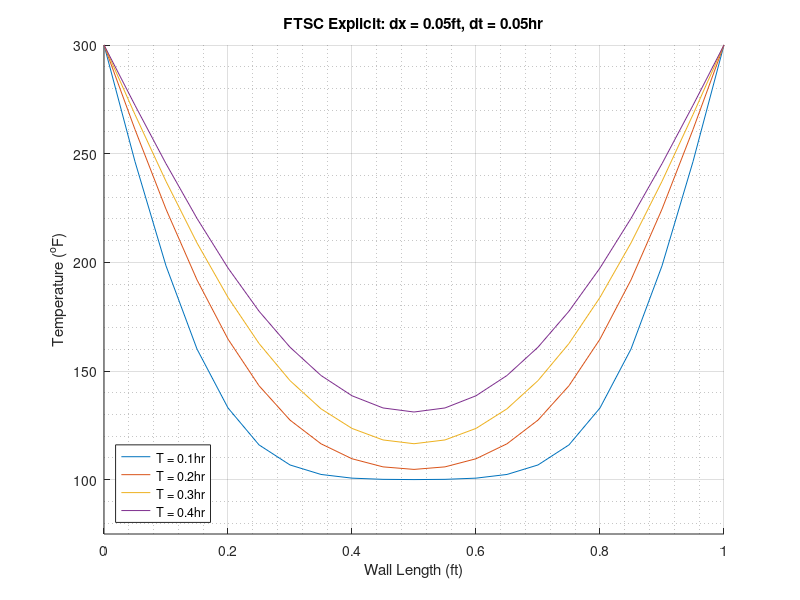
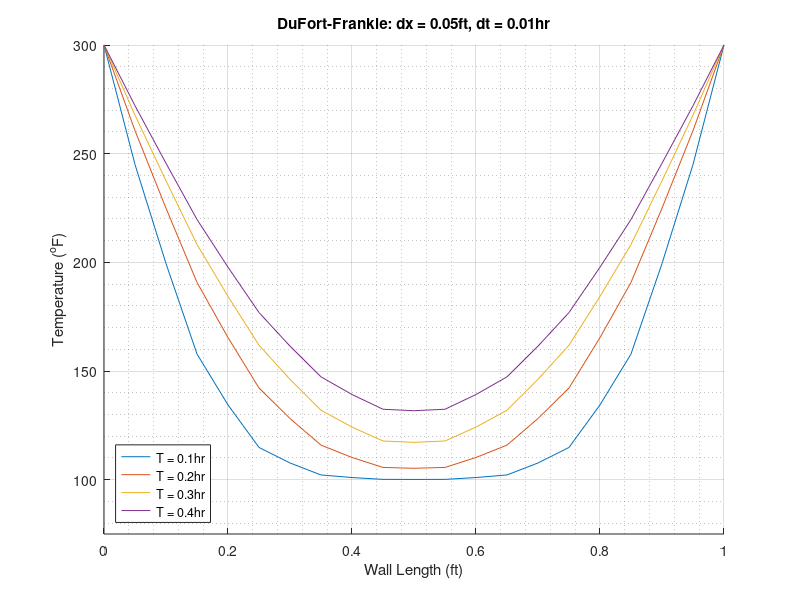
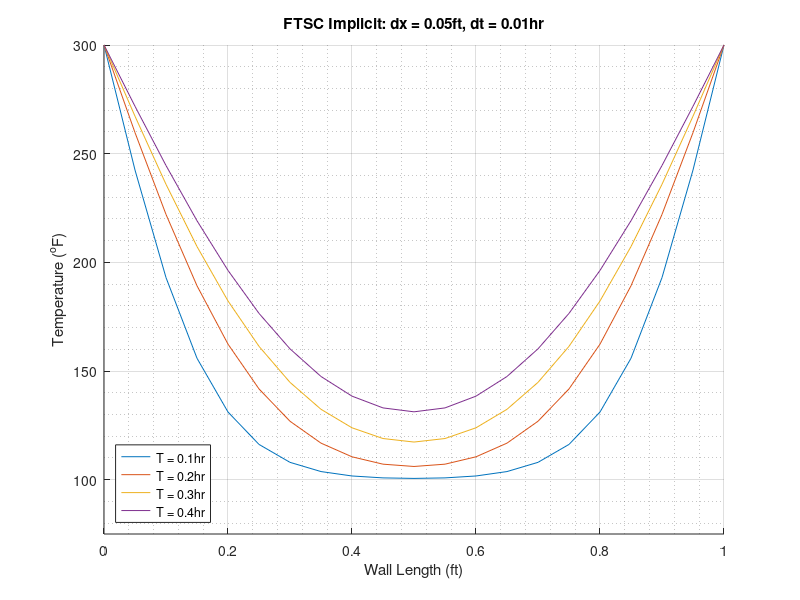
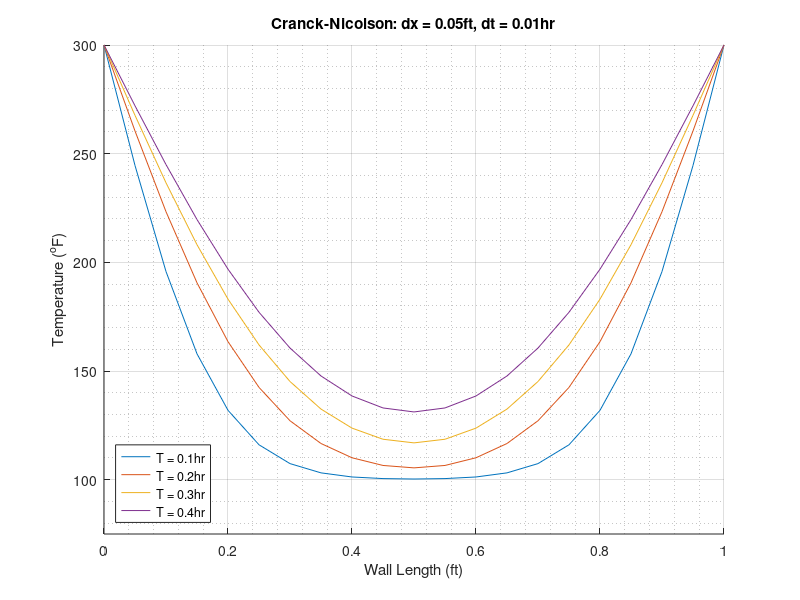

Write the MATLAB code that produced these figures, in order.
clear;
close all;
deltaX = 0.05;
totalWallLength = linspace(0,1,21);
%lgnd = legend("T = 0.1hr", "T = 0.2hr", "T = 0.3hr", "T = 0.4hr");
FTSCExplicit1 = [300.00	300.00	300.00	300.00	
	246.34	261.12	268.00	272.26	
	198.39	224.47	237.27	245.39	
	160.10	191.92	208.93	220.21	
	133.00	164.68	183.87	197.40	
	116.01	143.24	162.67	177.53	
	106.77	127.41	145.58	160.96	
	102.40	116.51	132.60	147.94	
	100.70	109.62	123.58	138.60	
	100.15	105.89	118.28	133.00	
	100.04	104.72	116.54	131.13	
	100.15	105.89	118.28	133.00	
	100.70	109.62	123.58	138.60	
	102.40	116.51	132.60	147.94	
	106.77	127.41	145.58	160.96	
	116.01	143.24	162.67	177.53	
	133.00	164.68	183.87	197.40	
	160.10	191.92	208.93	220.21	
	198.39	224.47	237.27	245.39	
	246.34	261.12	268.00	272.26	
	300.00	300.00	300.00	300.00];
DuFortFrankle1 = [	300.00	300.00	300.00	300.00	
	245.01	260.61	267.72	272.07	
	199.44	224.90	237.52	245.58	
	157.82	190.77	208.23	219.72	
	134.41	165.38	184.33	197.76	
	114.83	142.18	161.87	176.89	
	107.68	128.14	146.16	161.45	
	102.17	115.90	131.95	147.31	
	100.98	110.21	124.20	139.18	
	100.14	105.63	117.79	132.40	
	100.11	105.24	117.18	131.73	
	100.14	105.63	117.79	132.40	
	100.98	110.21	124.20	139.18	
	102.17	115.90	131.95	147.31	
	107.68	128.14	146.16	161.45	
	114.83	142.18	161.87	176.89	
	134.41	165.38	184.33	197.76	
	157.82	190.77	208.23	219.72	
	199.44	224.90	237.52	245.58	
	245.01	260.61	267.72	272.07	
	300.00	300.00	300.00	300.00];
FTSCImplicit1 = [300.00	300.00	300.00	300.00	
	242.47	259.69	267.23	271.80	
	192.98	222.05	235.90	244.55	
	155.86	189.21	207.26	219.14	
	131.12	162.36	182.23	196.28	
	116.22	141.75	161.35	176.51	
	107.97	126.88	144.77	160.19	
	103.73	116.81	132.38	147.48	
	101.70	110.52	123.87	138.43	
	100.82	107.13	118.93	133.02	
	100.58	106.07	117.31	131.22	
	100.82	107.13	118.93	133.02	
	101.70	110.52	123.87	138.43	
	103.73	116.81	132.38	147.48	
	107.97	126.88	144.77	160.19	
	116.22	141.75	161.35	176.51	
	131.12	162.36	182.23	196.28	
	155.86	189.21	207.26	219.14	
	192.98	222.05	235.90	244.55	
	242.47	259.69	267.23	271.80	
	300.00	300.00	300.00	300.00];
CranckNicolson1 = [300.00	300.00	300.00	300.00	
	244.56	260.44	267.63	272.03	
	195.77	223.30	236.60	244.98	
	157.90	190.58	208.11	219.69	
	131.91	163.50	183.06	196.85	
	116.05	142.46	162.01	177.03	
	107.39	127.11	145.17	160.57	
	103.13	116.64	132.48	147.71	
	101.24	110.08	123.72	138.51	
	100.50	106.54	118.60	133.00	
	100.30	105.43	116.93	131.16	
	100.50	106.54	118.60	133.00	
	101.24	110.08	123.72	138.51	
	103.13	116.64	132.48	147.71	
	107.39	127.11	145.17	160.57	
	116.05	142.46	162.01	177.03	
	131.91	163.50	183.06	196.85	
	157.90	190.58	208.11	219.69	
	195.77	223.30	236.60	244.98	
	244.56	260.44	267.63	272.03	
	300.00	300.00	300.00	300.00];
FTSCExplicit2 = [	 300.00   300.00   300.00   300.00  
	-700.00  -2.1e+04 -6.1e+05 -2.0e+07 
	 900.00   2.4e+04  8.2e+05  3.0e+07 
	 100.00  -1.3e+04 -6.3e+05 -2.7e+07 
	 100.00   3.3e+03  3.0e+05  1.7e+07 
	 100.00   100.00  -9.0e+04 -7.8e+06 
	 100.00   100.00   1.3e+04  2.5e+06 
	 100.00   100.00   100.00  -5.1e+05 
	 100.00   100.00   100.00   5.1e+04 
	 100.00   100.00   100.00   100.00  
	 100.00   100.00   100.00   100.00  
	 100.00   100.00   100.00   100.00  
	 100.00   100.00   100.00   5.1e+04 
	 100.00   100.00   100.00  -5.1e+05 
	 100.00   100.00   1.3e+04  2.5e+06 
	 100.00   100.00  -9.0e+04 -7.8e+06 
	 100.00   3.3e+03  3.0e+05  1.7e+07 
	 100.00  -1.3e+04 -6.3e+05 -2.7e+07 
	 900.00   2.4e+04  8.2e+05  3.0e+07 
	-700.00  -2.1e+04 -6.1e+05 -2.0e+07 
	 300.00   300.00   300.00   300.00];
DuFortFrankle2 = [300.00	300.00	300.00	300.00	
	260.00	266.40	270.75	273.88	
	420.00	253.60	256.16	258.60	
	100.00	202.40	214.69	223.54	
	100.00	304.80	214.69	219.28	
	100.00	100.00	165.54	178.64	
	100.00	100.00	231.07	183.89	
	100.00	100.00	100.00	141.94	
	100.00	100.00	100.00	183.89	
	100.00	100.00	100.00	100.00	
	100.00	100.00	100.00	100.00	
	100.00	100.00	100.00	100.00	
	100.00	100.00	100.00	183.89	
	100.00	100.00	100.00	141.94	
	100.00	100.00	231.07	183.89	
	100.00	100.00	165.54	178.64	
	100.00	304.80	214.69	219.28	
	100.00	202.40	214.69	223.54	
	420.00	253.60	256.16	258.60	
	260.00	266.40	270.75	273.88	
	300.00	300.00	300.00	300.00];
FTSCImplicit2 = [300.00	300.00	300.00	300.00	
	233.34	256.40	265.54	270.77	
	183.34	216.92	232.97	242.71	
	150.01	184.05	203.84	216.84	
	129.19	158.45	179.05	193.94	
	116.70	139.59	158.96	174.49	
	109.44	126.35	143.44	158.72	
	105.34	117.50	132.09	146.65	
	103.11	111.97	124.44	138.18	
	102.02	108.97	120.05	133.18	
	101.69	108.02	118.62	131.52	
	102.02	108.97	120.05	133.18	
	103.11	111.97	124.44	138.18	
	105.34	117.50	132.09	146.65	
	109.44	126.35	143.44	158.72	
	116.70	139.59	158.96	174.49	
	129.19	158.45	179.05	193.94	
	150.01	184.05	203.84	216.84	
	183.34	216.92	232.97	242.71	
	233.34	256.40	265.54	270.77	
	300.00	300.00	300.00	300.00];
CranckNicolson2 =[300.00	300.00	300.00	300.00	
	236.66	258.83	267.29	271.97	
	204.40	225.75	237.38	245.26	
	159.81	190.54	208.09	219.72	
	130.46	163.67	183.33	197.02	
	114.55	142.71	162.21	177.13	
	106.67	127.09	145.22	160.62	
	102.99	116.42	132.42	147.69	
	101.34	109.83	123.58	138.44	
	100.66	106.35	118.42	132.89	
	100.47	105.27	116.72	131.04	
	100.66	106.35	118.42	132.89	
	101.34	109.83	123.58	138.44	
	102.99	116.42	132.42	147.69	
	106.67	127.09	145.22	160.62	
	114.55	142.71	162.21	177.13	
	130.46	163.67	183.33	197.02	
	159.81	190.54	208.09	219.72	
	204.40	225.75	237.38	245.26	
	236.66	258.83	267.29	271.97	
	300.00	300.00	300.00	300.00];

for i = 1:9
    if(i == 1)
        figure('Renderer', 'painters', 'Position', [10 10 900 600]);
        grid on;
        grid minor;
        ylim([75 300]);
        yticks([100 150 200 250 300]);
        xlabel("Wall Length (ft)");
        ylabel("Temperature (^{o}F)");
        title("FTSC Explicit: dx = 0.05ft, dt = 0.05hr");
        for j = 1:4
            hold on;
            plot(totalWallLength, FTSCExplicit1(:,j));
            legends{j} = sprintf('T = %.1fhr', j/10);
        end
        hold off
        legend(legends, 'location', 'southwest');
    end
    if(i == 2)
        figure('Renderer', 'painters', 'Position', [10 10 900 600]);
        grid on;
        grid minor;
        ylim([75 300]);
        yticks([100 150 200 250 300]);
        xlabel("Wall Length (ft)");
        ylabel("Temperature (^{o}F)");
        title("DuFort-Frankle: dx = 0.05ft, dt = 0.01hr");
        for j = 1:4
            hold on;
            plot(totalWallLength, DuFortFrankle1(:,j));
        end
        hold off;
        legend(legends, 'location', 'southwest');
    end
    if(i == 3)
        figure('Renderer', 'painters', 'Position', [10 10 900 600]);
        grid on;
        grid minor;
        ylim([75 300]);
        yticks([100 150 200 250 300]);
        xlabel("Wall Length (ft)");
        ylabel("Temperature (^{o}F)");
        title("FTSC Implicit: dx = 0.05ft, dt = 0.01hr");
        for j = 1:4
            hold on;
            plot(totalWallLength, FTSCImplicit1(:,j));
        end
        hold off;
        legend(legends, 'location', 'southwest');
    end
    if(i == 4)
        figure('Renderer', 'painters', 'Position', [10 10 900 600]);
        grid on;
        grid minor;
        ylim([75 300]);
        yticks([100 150 200 250 300]);
        xlabel("Wall Length (ft)");
        ylabel("Temperature (^{o}F)");
        title("Cranck-Nicolson: dx = 0.05ft, dt = 0.01hr");
        for j = 1:4
            hold on;
            plot(totalWallLength, CranckNicolson1(:,j));
        end
        hold off;
        legend(legends, 'location', 'southwest');
    end
    if(i == 5)
        figure('Renderer', 'painters', 'Position', [10 10 900 600]);
        grid on;
        grid minor;
        ylim([75 300]);
        yticks([100 150 200 250 300]);
        xlabel("Wall Length (ft)");
        ylabel("Temperature (^{o}F)");
        title("FTSC Explicit: dx = 0.05ft, dt = 0.05hr");
        for j = 1:4
            hold on;
            plot(totalWallLength, FTSCExplicit2(:,j));
        end
        hold off;
        legend(legends, 'location', 'southwest');
    end
    if(i == 6)
        figure('Renderer', 'painters', 'Position', [10 10 900 600]);
        grid on;
        grid minor;
        ylim([75 300]);
        yticks([100 150 200 250 300]);
        xlabel("Wall Length (ft)");
        ylabel("Temperature (^{o}F)");
        title("DuFort-Frankle: dx = 0.05ft, dt = 0.05hr");
        for j = 1:4
            hold on;
            plot(totalWallLength, DuFortFrankle2(:,j));
        end
        hold off;
        legend(legends, 'location', 'southwest');
    end
    if(i == 7)
        figure('Renderer', 'painters', 'Position', [10 10 900 600]);
        grid on;
        grid minor;
        ylim([75 300]);
        yticks([100 150 200 250 300]);
        xlabel("Wall Length (ft)");
        ylabel("Temperature (^{o}F)");
        title("FTSC Implicit: dx = 0.05ft, dt = 0.05hr");
        for j = 1:4
            hold on;
            plot(totalWallLength, FTSCImplicit2(:,j));
        end
        hold off;
        legend(legends, 'location', 'southwest');
    end
    if(i == 8)
        figure('Renderer', 'painters', 'Position', [10 10 900 600]);
        grid on;
        grid minor;
        ylim([75 300]);
        yticks([100 150 200 250 300]);
        xlabel("Wall Length (ft)");
        ylabel("Temperature (^{o}F)");
        title("Cranck-Nicolson: dx = 0.05ft, dt = 0.05hr");
        for j = 1:4
            hold on;
            plot(totalWallLength, CranckNicolson2(:,j));
            legends{j} = sprintf('T = %.1fhr', j/10);
        end
        hold off;
        legend(legends, 'location', 'southwest');
    end
end


